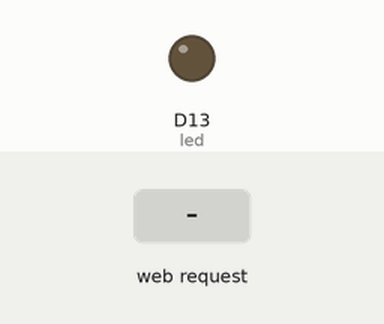
A sketch run on a simulated Arduino Uno R4 WiFi. On the bench: output pins drawn as LEDs (lit = HIGH). The inputs (shaded band) are chosen by the test bench. WiFi joins after 1.5 s; servers stay silent unless stated; not simulated (calls return 0 or success): arduino_secrets.h; what the sketch prints to the serial monitor is not drawn.

Above: at 2.7 s.
2.8 s: HTTP request GET /H received
At 3.5 s:
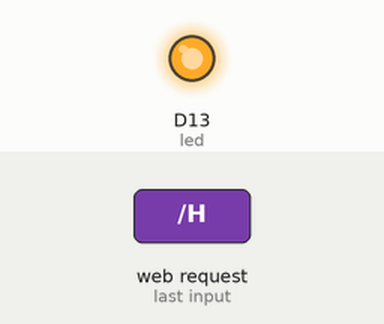
4.3 s: HTTP request GET /L received
At 4.6 s:
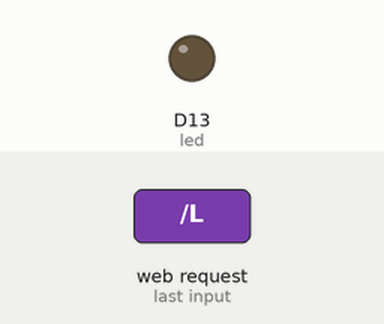
Timing chart, 0 to 7.3 s (numbered marks = the images above; inputs shaded):
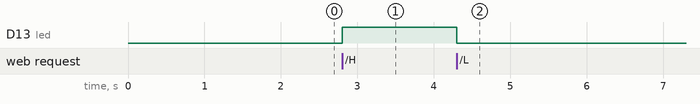

The sketch:

03_Web_Server.ino
```cpp
#include <WiFiS3.h>
#include <arduino_secrets.h>

char ssid[] = SECRET_SSID;
char pass[] = SECRET_PASS;

WiFiServer server(80);
int led = LED_BUILTIN;

void setup() {
  Serial.begin(9600);
  while (!Serial);

  pinMode(led, OUTPUT);
  connectToWiFi();
  server.begin();

  Serial.println("Web server started.");
  printWiFiStatus();
}

void loop() {
  WiFiClient client = server.available();
  if (!client) return;

  if (!client.connected()) {
    client.stop();
    return;
  }

  String reqLine = client.readStringUntil('\n');
  reqLine.trim();

  // Serial.print("Request line: ");
  // Serial.println(reqLine);

  int contentLength = 0;
  while (true) {
    String headerLine = client.readStringUntil('\n');
    headerLine.trim();
    if (headerLine.length() == 0) break;

    // Serial.print("Header: ");
    // Serial.println(headerLine);

    if (headerLine.startsWith("Content-Length:")) {
      contentLength = headerLine.substring(15).toInt();
    }
  }

  if (reqLine.startsWith("GET /H")) {
    digitalWrite(led, HIGH);
    sendResponse(client, false, "");
  }
  else if (reqLine.startsWith("GET /L")) {
    digitalWrite(led, LOW);
    sendResponse(client, false, "");
  }

  else if (reqLine.startsWith("POST /submit")) {
    String postBody = "";
    int toRead = contentLength;
    while (toRead > 0) {
      while (client.available() && toRead > 0) {
        char c = client.read();
        postBody += c;
        toRead--;
      }
      delay(1);
    }

    // Serial.println("---- RAW POST BODY ----");
    // Serial.println(postBody);
    // Serial.println("------------------------");

    handlePostData(postBody);
    sendResponse(client, true, postBody);
  }
  else {
    sendResponse(client, false, "");
  }

  client.stop();
}

void connectToWiFi() {
  Serial.print("Connecting to ");
  Serial.println(ssid);

  int attempts = 0;
  while (WiFi.begin(ssid, pass) != WL_CONNECTED) {
    delay(1000);
    Serial.print(".");
    attempts++;
    if (attempts > 10) {
      Serial.println("\nFailed to connect to WiFi. Check SSID/PASS or 2.4GHz support.");
      while (true);
    }
  }

  Serial.println("\nConnected to WiFi!");

  while (WiFi.localIP() == IPAddress(0, 0, 0, 0)) {
    Serial.println("Waiting for IP address from DHCP...");
    delay(500);
  }
}

void printWiFiStatus() {
  IPAddress ip = WiFi.localIP();
  Serial.print("IP Address: ");
  Serial.println(ip);
  Serial.print("Access the device at: http://");
  Serial.println(ip);

  Serial.print("SSID: ");
  Serial.println(WiFi.SSID());
  Serial.print("Signal Strength (RSSI): ");
  Serial.print(WiFi.RSSI());
  Serial.println(" dBm");

  // uint8_t mac[6];
  // WiFi.macAddress(mac);
  // Serial.print("MAC Address: ");
  // for (int i = 0; i < 6; i++) {
  //   if (mac[i] < 16) Serial.print("0");
  //   Serial.print(mac[i], HEX);
  //   if (i < 5) Serial.print(":");
  // }
  Serial.println();
}

void handlePostData(const String &body) {
  int nameIdx = body.indexOf("username=");
  int colorIdx = body.indexOf("favcolor=");

  if (nameIdx >= 0 && colorIdx >= 0) {
    int ampIdx = body.indexOf('&', nameIdx);
    String username;
    if (ampIdx != -1)
      username = body.substring(nameIdx + 9, ampIdx);
    else
      username = body.substring(nameIdx + 9);

    String color = body.substring(colorIdx + 12);

    Serial.print("User: "); Serial.println(username);
    Serial.print("Color: #"); Serial.println(color);
  } else {
    Serial.println("POST data not in expected format.");
  }
}

void sendResponse(WiFiClient &client, bool isPost, const String &body) {
  client.println("HTTP/1.1 200 OK");
  client.println("Content-type: text/html");
  client.println();

  client.println("<html><body style='font-size:1.5em;'>");
  client.println("<h2>Web Server</h2>");
  client.println("<p><a href=\"/H\">Turn LED ON</a></p>");
  client.println("<p><a href=\"/L\">Turn LED OFF</a></p>");
  client.println("<form method='POST' action='/submit'>");
  client.println("Name: <input name='username'><br>");
  client.println("Color: <input type='color' name='favcolor'><br>");
  client.println("<input type='submit' value='Submit'>");
  client.println("</form>");

  if (isPost) {
    client.println("<h3>Form submitted!</h3>");
    client.println("<pre>" + body + "</pre>");
  }

  client.println("</body></html>");
}
```

Measured:
- after the input at 2.8 s, D13 (led): LOW → HIGH at once
- after the input at 4.3 s, D13 (led): HIGH → LOW at once
